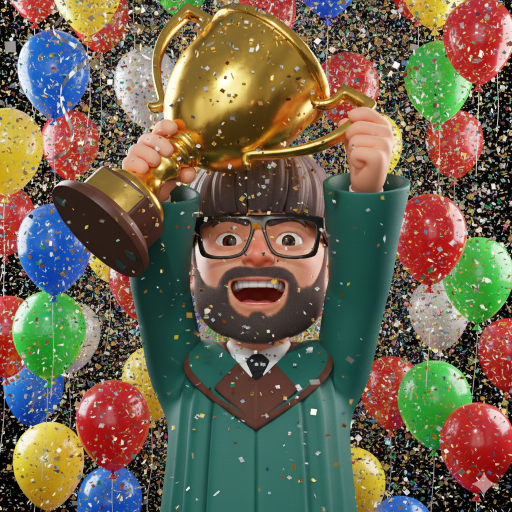
#> input picture widgets-assets/champion.png, 1024 x 1024 px (shown at 1/2 size)
$ python make_champion_circular.py
#> lines starting #> are read from the running program, lines starting #| are printed output that depends on the picture; after the words box and inside, x2 and y2 are one past the last pixel; in counts of white or black regions, pixels touching at a corner belong together
"""
Make champion.png circular with a border
"""
from pathlib import Path
from PIL import Image, ImageDraw
import numpy as np

def make_circular(input_path, output_path, border_width=8, border_color=(255, 215, 0, 255)):
    """
    Make image circular with a gold border

    Args:
        input_path: Path to input PNG
        output_path: Path to output PNG
        border_width: Width of the border in pixels
        border_color: RGBA color of the border (default: gold)
    """
#> called with input_path = 'widgets-assets/champion.png', border_width = 10, border_color = (255, 215, 0, 255)
    print(f"🎨 Making image circular: {input_path}")

    # Open image
    img = Image.open(input_path).convert('RGBA')

    # Create a square image (use the smaller dimension)
    width, height = img.size
#> width = 1024; height = 1024
    size = min(width, height)
#> size = 1024

    # Crop to square from center
    left = (width - size) // 2
#> left = 0
    top = (height - size) // 2
#> top = 0
    img_square = img.crop((left, top, left + size, top + size))

    # Create output image with transparency
    output_size = size
#> output_size = 1024
    output = Image.new('RGBA', (output_size, output_size), (0, 0, 0, 0))
#> output: PIL image 1024x1024 RGBA; every value is 0

    # Create circular mask
    mask = Image.new('L', (output_size, output_size), 0)
#> mask: PIL image 1024x1024 L; every value is 0
    draw = ImageDraw.Draw(mask)

    # Draw filled circle for the image
    draw.ellipse((0, 0, output_size, output_size), fill=255)

    # Apply mask to image
    output.paste(img_square, (0, 0))
    output.putalpha(mask)
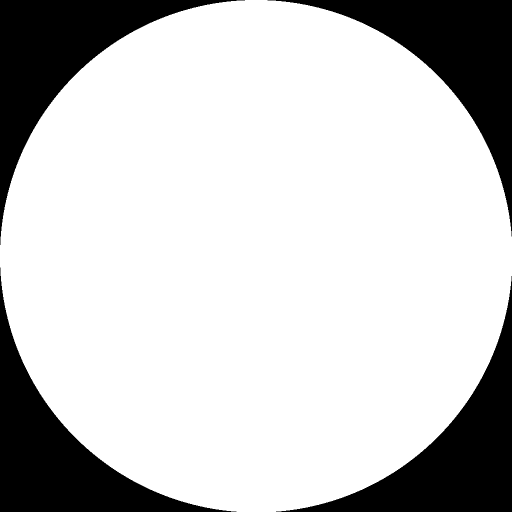
#> mask: PIL image 1024x1024 L (shown at 1/2 size); 78.7% white; 4 black regions, box (x1, y1, x2, y2) and area: (0, 0, 490, 490) 56414, (535, 0, 1024, 473) 55924, (0, 535, 473, 1024) 55924, (552, 552, 1024, 1024) 55435
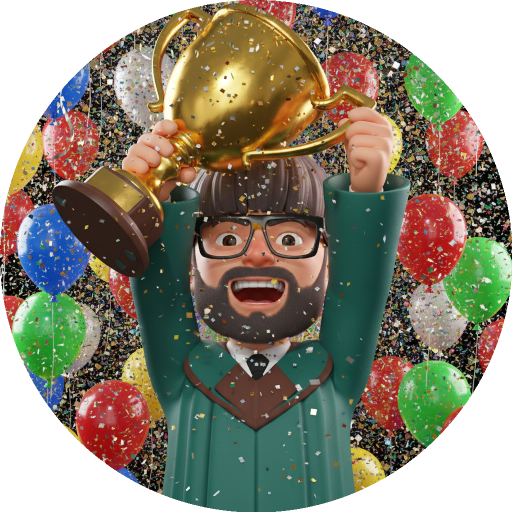
#> output: PIL image 1024x1024 RGBA (shown at 1/2 size); mean R, G, B, A 109.5, 99.6, 79.5, 200.6; transparent parts drawn white

    # Create border by drawing a circle on top
    if border_width > 0:
        draw_output = ImageDraw.Draw(output)
        # Draw outer circle (border)
        for i in range(border_width):
            draw_output.ellipse(
                (i, i, output_size - 1 - i, output_size - 1 - i),
                outline=border_color
            )

    # Save result
    output.save(output_path, 'PNG', optimize=True)
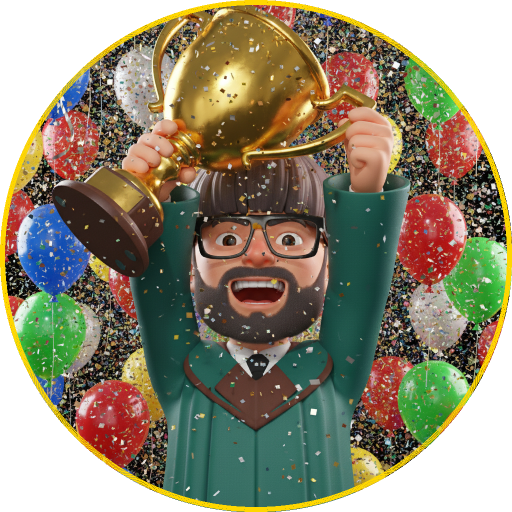
#> saved as widget_champion.png: PIL image 1024x1024 RGBA (shown at 1/2 size); mean R, G, B, A 113.5, 102.6, 77.2, 200.6; transparent parts drawn white
    print(f"✅ Saved circular image: {output_path}")
    print(f"🎨 Gold border added!")

def process_champion_circular():
    """Process champion.png to make it circular"""
    script_dir = Path(__file__).parent.parent.parent
    input_dir = script_dir / 'widgets-assets'
    output_dir = script_dir / 'app' / 'src' / 'main' / 'res' / 'drawable'

    output_dir.mkdir(parents=True, exist_ok=True)

    input_path = input_dir / 'champion.png'
    output_path = output_dir / 'widget_champion.png'

    if input_path.exists():
        make_circular(str(input_path), str(output_path), border_width=10, border_color=(255, 215, 0, 255))
        print(f"\n🏆 Circular champion image ready!")
        print(f"📱 Use in widget as: R.drawable.widget_champion")
    else:
        print(f"❌ File not found: {input_path}")

if __name__ == '__main__':
    print("🔧 Making champion.png circular with gold border...\n")
    process_champion_circular()
